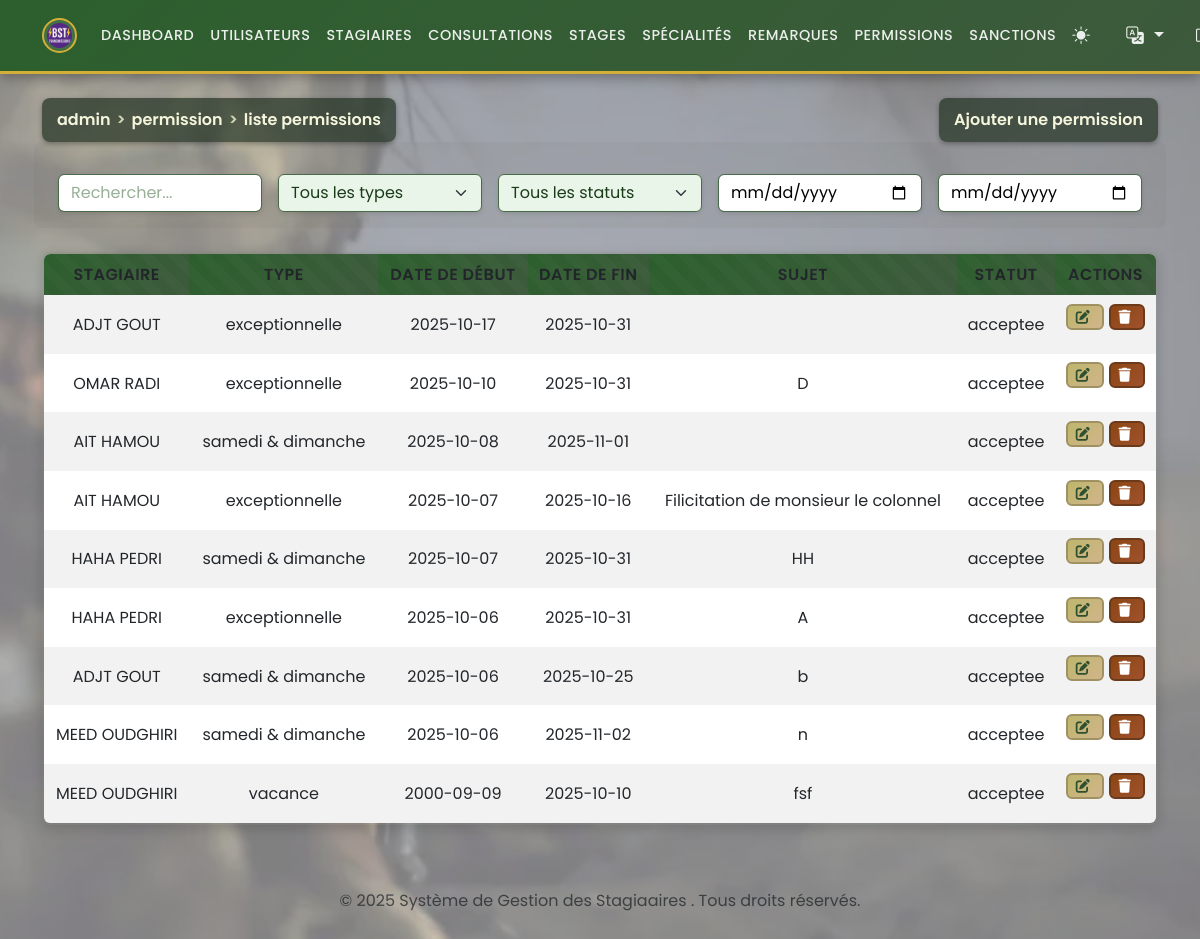
/admin/manage_permissions.php (signed in), run on the app's committed database.
### tables this page shows
CREATE TABLE `permissions` (
  `id` int(11) NOT NULL,
  `id_stagiaire` int(11) NOT NULL,
  `type` enum('samedi & dimanche','exceptionnelle','vacance') NOT NULL,
  `date_debut` date DEFAULT NULL,
  `date_fin` date DEFAULT NULL,
  `motif` text DEFAULT NULL,
  `statut` enum('acceptee','refusee','en_attente') DEFAULT 'en_attente'
);

CREATE TABLE `stagiaires` (
  `id` int(11) NOT NULL,
  `matricule` varchar(50) NOT NULL,
  `nom` varchar(100) NOT NULL,
  `prenom` varchar(100) NOT NULL,
  `date_naissance` date DEFAULT NULL,
  `adresse` text DEFAULT NULL,
  `telephone` varchar(20) DEFAULT NULL,
  `email` varchar(100) DEFAULT NULL,
  `groupe_sanguin` enum('A+','A-','B+','B-','AB+','AB-','O+','O-') DEFAULT NULL,
  `photo` varchar(255) DEFAULT NULL,
  `grade` enum('Lieutenant','Sous-Lieutenant','Adjudant Chef','Adjudant','Sergent Chef','Sergent','Caporal Chef','Caporal','2 eme Classe','1er Classe') DEFAULT NULL,
  `date_inscription` date DEFAULT curdate(),
  `id_stage` int(11) NOT NULL,
  `id_specialite` int(11) NOT NULL
);

### functions.php (called while the page is built, shortened)
<?php
if (isset($_GET['lang'])) {
    $lang = $_GET['lang'];
    $_SESSION['lang'] = $lang;
} elseif (isset($_SESSION['lang'])) {
    $lang = $_SESSION['lang'];
} else {
    $lang = 'fr';
    $_SESSION['lang'] = $lang;
}
$lang_file = __DIR__ . '/lang/' . $lang . '.php';
if (file_exists($lang_file)) {
    $translations = include $lang_file;
} else {
    $translations = include __DIR__ . '/lang/fr.php';
}
?>

### admin/manage_permissions.php (the view, shortened to what this page needs)
<?php
require '../functions.php';
$permissions = $pdo->query("
    SELECT p.*, s.nom, s.prenom
    FROM permissions p
    JOIN stagiaires s ON p.id_stagiaire = s.id
    ORDER BY p.date_debut DESC
")->fetchAll();
?>
<?php include '../templates/header.php'; ?>
<div class="d-flex justify-content-between align-items-center mb-3">
<div class="breadcrumb-header"><?php echo htmlspecialchars($translations['breadcrumb_admin']); ?> <span>></span> <?php echo htmlspecialchars($translations['breadcrumb_permission']); ?> <span>></span> <?php echo htmlspecialchars($translations['breadcrumb_liste_permissions']); ?></div>
<button class="breadcrumb-header" data-bs-toggle="modal" data-bs-target="#addPermissionModal"><?php echo htmlspecialchars($translations['add_permission']); ?></button>
</div>
<div class="mb-3 row g-3 align-items-center">
    <div class="col">
        <input type="text" id="searchInput" class="form-control" placeholder="<?php echo htmlspecialchars($translations['search']); ?>">
    </div>
    <div class="col">
        <select id="filterType" class="form-select">
            <option value=""><?php echo htmlspecialchars($translations['all_types']); ?></option>
        </select>
    </div>
    <div class="col">
        <select id="filterStatut" class="form-select">
            <option value=""><?php echo htmlspecialchars($translations['all_statuses']); ?></option>
        </select>
    </div>
    <div class="col">
        <input type="date" id="dateFrom" class="form-control" placeholder="<?php echo htmlspecialchars($translations['from_start_date']); ?>">
    </div>
    <div class="col">
        <input type="date" id="dateTo" class="form-control" placeholder="<?php echo htmlspecialchars($translations['to_start_date']); ?>">
    </div>
</div>
<table class="table table-striped table-responsive" style="border-radius: 0.5rem; overflow: hidden;">
    <thead>
        <tr>
            <th><?php echo htmlspecialchars($translations['trainee']); ?></th>
            <th><?php echo htmlspecialchars($translations['type']); ?></th>
            <th><?php echo htmlspecialchars($translations['start_date']); ?></th>
            <th><?php echo htmlspecialchars($translations['end_date']); ?></th>
            <th><?php echo htmlspecialchars($translations['subject']); ?></th>
            <th><?php echo htmlspecialchars($translations['status']); ?></th>
            <th><?php echo htmlspecialchars($translations['actions']); ?></th>
        </tr>
    </thead>
    <tbody id="permissionsTableBody">
        <?php foreach ($permissions as $perm): ?>
        <tr data-stagiaire="<?php echo htmlspecialchars($perm['nom'] . ' ' . $perm['prenom']); ?>" data-type="<?php echo htmlspecialchars($perm['type']); ?>" data-statut="<?php echo htmlspecialchars($perm['statut']); ?>" data-date="<?php echo $perm['date_debut']; ?>">
            <td><?php echo htmlspecialchars($perm['nom'] . ' ' . $perm['prenom']); ?></td>
            <td><?php echo htmlspecialchars($perm['type']); ?></td>
            <td><?php echo $perm['date_debut']; ?></td>
            <td><?php echo $perm['date_fin']; ?></td>
            <td><?php echo htmlspecialchars($perm['motif']); ?></td>
            <td><?php echo htmlspecialchars($perm['statut']); ?></td>
            <td>
                <button class="btn btn-sm btn-warning" data-bs-toggle="modal" data-bs-target="#editPermissionModal<?php echo $perm['id']; ?>"><i class="fas fa-edit"></i></button>
                <form method="post" action="../actions/delete_permission.php" style="display:inline-block;" onsubmit="return confirm('<?php echo htmlspecialchars($translations['confirm_delete_permission']); ?>');">
                    <button type="submit" class="btn btn-sm btn-danger"><i class="fas fa-trash"></i></button>
                </form>
            </td>
        </tr>
        <?php endforeach; ?>
    </tbody>
</table>
<?php include '../templates/footer.php'; ?>

### templates/header.php (shortened to what this page needs)
<?php
$html_lang = $translations['lang_code'] ?? 'ar';
$html_dir = $translations['dir'] ?? 'rtl';
$bootstrap_css = $html_dir === 'rtl' ?
     'https://cdn.jsdelivr.net/npm/bootstrap@5.3.0/dist/css/bootstrap.rtl.min.css' :
    'https://cdn.jsdelivr.net/npm/bootstrap@5.3.0/dist/css/bootstrap.min.css';
?>
<!DOCTYPE html>
<html lang="<?php echo htmlspecialchars($html_lang); ?>" dir="<?php echo htmlspecialchars($html_dir); ?>">
<head>
    <link href="<?php echo $bootstrap_css; ?>" rel="stylesheet">
 <link rel="stylesheet" href="https://cdnjs.cloudflare.com/ajax/libs/font-awesome/6.0.0/css/all.min.css">
</head>
<body>
    <?php if (isset($_SESSION['user_id']) || isset($_SESSION['instructor_id'])): ?>
        <nav class="navbar navbar-expand-lg navbar-dark">
            <div class="container">
                <a class="navbar-brand" href="/pbst_app/index.php">
                    <img src="/pbst_app/images/bst.png" alt="Logo" height="35" class="d-inline-block align-top">
                </a>
                <div class="collapse navbar-collapse" id="navbarNav">
                    <?php if ($_SESSION['role'] == 'admin'): ?>
                        <ul class="navbar-nav">
                            <li class="nav-item"><a class="nav-link"
                                    href="/pbst_app/admin/dashboard_admin.php"><?php echo htmlspecialchars($translations['dashboard']); ?></a>
                            </li>
                            <li class="nav-item"><a class="nav-link"
                                    href="/pbst_app/admin/manage_users.php"><?php echo htmlspecialchars($translations['users']); ?></a>
                            </li>
                            <li class="nav-item"><a class="nav-link"
                                    href="/pbst_app/admin/manage_stagiaires.php"><?php echo htmlspecialchars($translations['trainees']); ?></a>
                            </li>
                            <li class="nav-item"><a class="nav-link"
                                    href="/pbst_app/admin/manage_consultations.php"><?php echo htmlspecialchars($translations['consultations']); ?></a>
                            </li>
                            <li class="nav-item"><a class="nav-link"
                                    href="/pbst_app/admin/manage_stages.php"><?php echo htmlspecialchars($translations['stages']); ?></a>
                            </li>
                            <li class="nav-item"><a class="nav-link"
                                    href="/pbst_app/admin/manage_specialites.php"><?php echo htmlspecialchars($translations['specialities']); ?></a>
                            </li>
                            <li class="nav-item"><a class="nav-link"
                                    href="/pbst_app/admin/manage_notes.php"><?php echo htmlspecialchars($translations['notes']); ?></a>
                            </li>
                            <li class="nav-item"><a class="nav-link"
                                    href="/pbst_app/admin/manage_permissions.php"><?php echo htmlspecialchars($translations['permissions']); ?></a>
                            </li>
                            <li class="nav-item"><a class="nav-link"
                                    href="/pbst_app/admin/manage_sanctions.php"><?php echo htmlspecialchars($translations['sanctions']); ?></a>
                            </li>
                        </ul>
                    <?php endif; ?>
                    <ul class="navbar-nav ms-auto align-items-center gap-3">
                        <li class="nav-item">
                            <button id="theme-toggle" class="btn btn-link nav-link p-0"
                                style="border: none; background: none;"
                                aria-label="Toggle dark mode">
                            </button>
                        </li>
                        <li class="nav-item dropdown">
                            <a class="nav-link dropdown-toggle p-0" href="#" id="langDropdown" role="button"
                                data-bs-toggle="dropdown" aria-expanded="false" aria-label="Select language">
                                <i class="bi bi-translate"></i>
                            </a>
                        </li>
                        <li class="nav-item">
                            <a href="/pbst_app/auth/logout.php" id="logout-btn" class="nav-link p-0"
                                style="border: none; background: none; text-decoration: none;"
                                aria-label="Logout">
                                <i class="bi bi-box-arrow-right"></i>
                            </a>
                        </li>
                    </ul>
                </div>
        </nav>
    <?php endif; ?>
    <div class="container mt-4">

### templates/footer.php (shortened to what this page needs)
<footer class=" text-center text-muted py-3 mt-5">
    <div class="container">
        <p><?php echo htmlspecialchars($translations['footer_copyright']); ?></p>
    </div>
</footer>
<link rel="stylesheet" href="https://cdn.jsdelivr.net/npm/bootstrap-icons@1.10.5/font/bootstrap-icons.css">
</body>
</html>

### data on the page
permissions: id_stagiaire.prenom "ADJT GOUT", type "exceptionnelle", date_debut "2025-10-17", date_fin "2025-10-31", statut "acceptee"
permissions: id_stagiaire.prenom "OMAR RADI", type "exceptionnelle", date_debut "2025-10-10", date_fin "2025-10-31", motif "D", statut "acceptee"
permissions: id_stagiaire.prenom "AIT HAMOU", type "samedi & dimanche", date_debut "2025-10-08", date_fin "2025-11-01", statut "acceptee"
permissions: id_stagiaire.prenom "AIT HAMOU", type "exceptionnelle", date_debut "2025-10-07", date_fin "2025-10-16", motif "Filicitation de monsieur le colonnel", statut "acceptee"
permissions: id_stagiaire.prenom "HAHA PEDRI", type "samedi & dimanche", date_debut "2025-10-07", date_fin "2025-10-31", motif "HH", statut "acceptee"
permissions: id_stagiaire.prenom "HAHA PEDRI", type "exceptionnelle", date_debut "2025-10-06", date_fin "2025-10-31", motif "A", statut "acceptee"
permissions: id_stagiaire.prenom "ADJT GOUT", type "samedi & dimanche", date_debut "2025-10-06", date_fin "2025-10-25", motif "b", statut "acceptee"
permissions: id_stagiaire.prenom "MEED OUDGHIRI", type "samedi & dimanche", date_debut "2025-10-06", date_fin "2025-11-02", motif "n", statut "acceptee"
permissions: id_stagiaire.prenom "MEED OUDGHIRI", type "vacance", date_debut "2000-09-09", date_fin "2025-10-10", motif "fsf", statut "acceptee"

### other printed values
$translations['dashboard'] "DASHBOARD"
$translations['users'] "UTILISATEURS"
$translations['trainees'] "STAGIAIRES"
$translations['consultations'] "CONSULTATIONS"
$translations['stages'] "STAGES"
$translations['specialities'] "SPÉCIALITÉS"
$translations['notes'] "REMARQUES"
$translations['permissions'] "PERMISSIONS"
$translations['sanctions'] "SANCTIONS"
$translations['breadcrumb_admin'] "admin"
$translations['breadcrumb_permission'] "permission"
$translations['breadcrumb_liste_permissions'] "liste permissions"
$translations['add_permission'] "Ajouter une permission"
$translations['trainee'] "STAGIAIRE"
$translations['type'] "TYPE"
